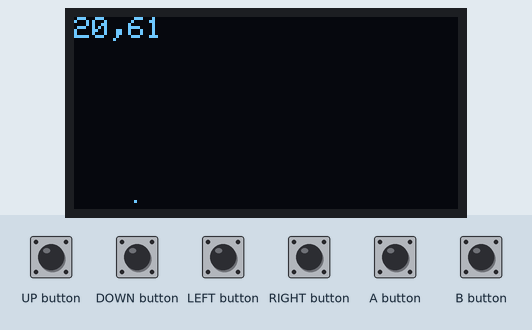
This sketch was run on a simulated Arduboy, built with avr-gcc and run on an emulated ATmega32U4. Parts: 128×64 one-colour display. The inputs (shaded band) are chosen by the test bench.

Above: at 1.2 s.
1.3 s: UP button pressed for 0.15 s
At 1.47 s:
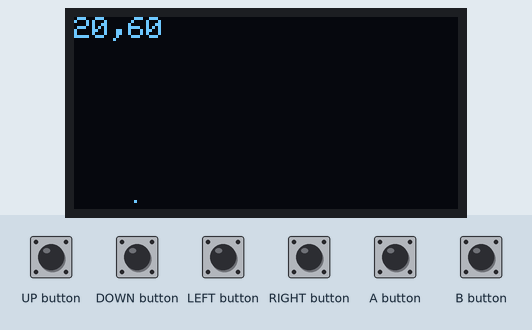
2.0 s: LEFT button pressed for 0.15 s
At 2.4 s:
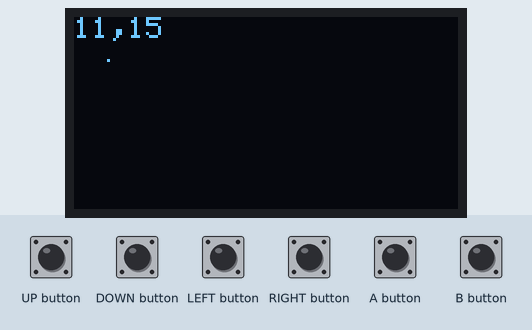
2.7 s: DOWN button pressed for 0.15 s
At 2.95 s:
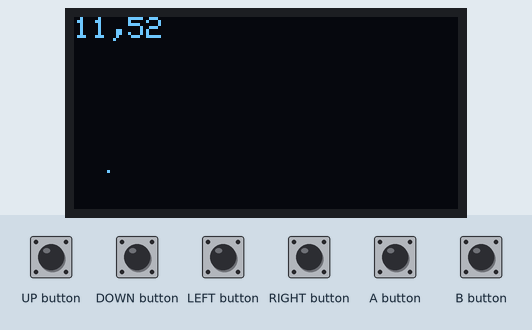
4.5 s: RIGHT button pressed for 1 s
At 6.1 s:
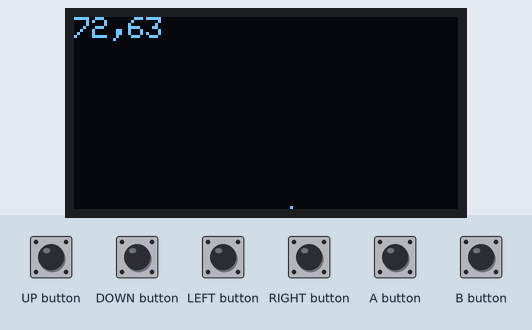
7.0 s: UP button pressed for 1 s
At 7.47 s:
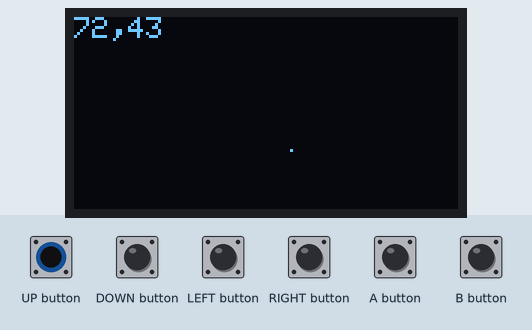
9.5 s: LEFT button pressed for 1 s
At 11.2 s:
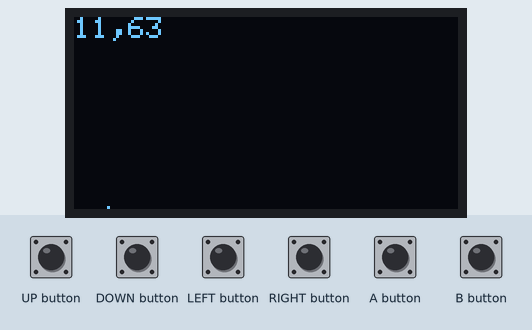
Timing chart, 0 to 12.7 s (numbered marks = the images above; inputs shaded):
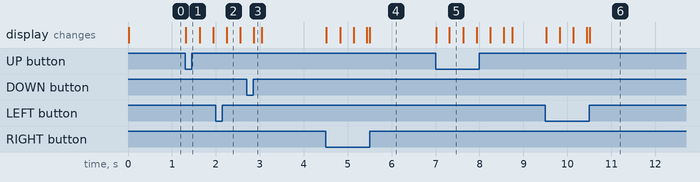

The sketch:

Jump.ino
```cpp
#include <Arduboy2.h>

Arduboy2 arduboy;

constexpr int initVelocityY[3] = { 1, 0, -1 };

int velocityY;

int charX, charY;
int maxJumpHeight;

bool jumping = false;

void setup()
{
    arduboy.begin();

    charX = 20;
    charY = 61;

    maxJumpHeight = 10;

    velocityY = initVelocityY[1];
}

void loop()
{
    if(!arduboy.nextFrame()) return;
    arduboy.pollButtons();

    arduboy.clear();

    arduboy.drawPixel(charX, charY);
    if(arduboy.pressed(RIGHT_BUTTON) && charX < 126) charX += 1;
    if(arduboy.pressed(LEFT_BUTTON) && charX > 0) charX -= 1;

    if(charY >= 62)
    {
        jumping = false;
        charY = 62;
    }

    if(arduboy.justPressed(UP_BUTTON) && charY > 0 && !jumping)
    {
        velocityY = initVelocityY[2];
        jumping = true;
    }
    if(charY < maxJumpHeight) velocityY = initVelocityY[0];

    charY += velocityY;

    arduboy.setCursor(0, 0);
    arduboy.print(charX);
    arduboy.print(F(","));
    arduboy.print(charY);

    arduboy.display();
}
```

Measured:
- after the input at 1.3 s, the display: changes at once (image 1)
- after the input at 4.5 s, the display: first changes at once (image 4 shows a later state)
- after the input at 7.0 s, the display: first changes at once (image 5 shows a later state)
- after the input at 9.5 s, the display: first changes at once (image 6 shows a later state)
